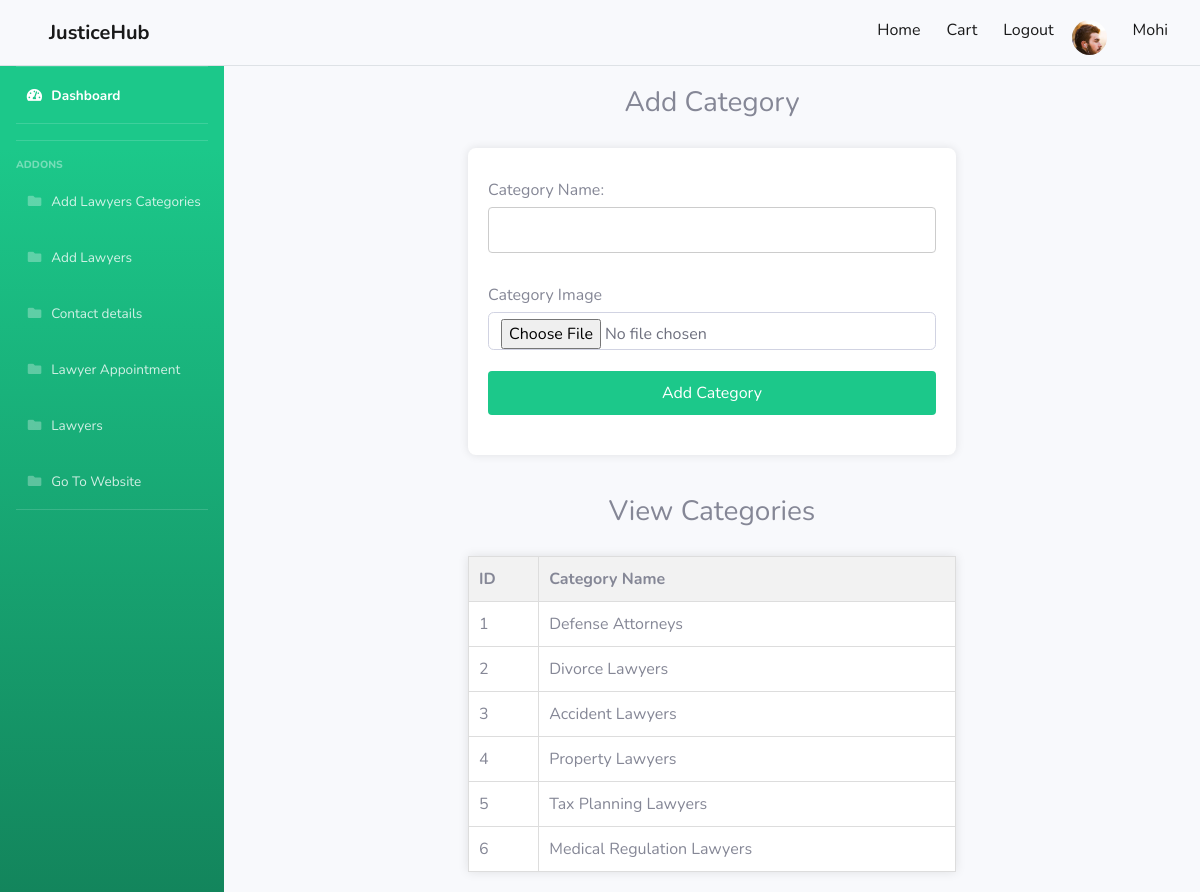
The app's page /Dashboard/admin_add_category.php (signed in) with its own data.
### tables this page shows
CREATE TABLE `ecomm_categories` (
  `cid` int(11) NOT NULL,
  `cname` varchar(255) DEFAULT NULL,
  `cimg` varchar(255) DEFAULT NULL
);

### Dashboard/admin_add_category.php (the view, shortened to what this page needs)
<?php
include 'conn.php';
?>
<!DOCTYPE html>
<html lang="en">
<head>
    <link href="vendor/fontawesome-free/css/all.min.css" rel="stylesheet" type="text/css">
    <link href="css/sb-admin-2.min.css" rel="stylesheet">
</head>
<body>
    <?php include 'nav.php'; ?>
    <div id="wrapper">
        <ul class="navbar-nav bg-gradient-success sidebar sidebar-dark accordion" id="accordionSidebar">
            <hr class="sidebar-divider my-0">
            <?php if (isset($_SESSION['name'])) { ?>
                <li class="nav-item active">
                    <a class="nav-link" href="index.php">
                        <i class="fas fa-fw fa-tachometer-alt"></i>
                        <span>Dashboard</span></a>
                </li>
                <hr class="sidebar-divider">
                <hr class="sidebar-divider">
                <div class="sidebar-heading">
                    Addons
                </div>
                <li class="nav-item">
                    <a class="nav-link" href="admin_add_category.php">
                        <i class="fas fa-fw fa-folder"></i>
                        <span>Add Lawyers Categories</span></a>
                </li>
                <li class="nav-item">
                    <a class="nav-link" href="addLawyer.php">
                        <i class="fas fa-fw fa-folder"></i>
                        <span>Add Lawyers</span></a>
                </li>
                <li class="nav-item">
                    <a class="nav-link" href="contact.php">
                        <i class="fas fa-fw fa-folder"></i>
                        <span>Contact details</span></a>
                </li>
                <li class="nav-item">
                    <a class="nav-link" href="Lawerapp.php">
                        <i class="fas fa-fw fa-folder"></i>
                        <span>Lawyer Appointment</span></a>
                </li>
                <li class="nav-item">
                    <a class="nav-link" href="lawyerapp.php">
                        <i class="fas fa-fw fa-folder"></i>
                        <span>Lawyers</span></a>
                </li>
                <li class="nav-item">
                    <a class="nav-link" href="../index.php">
                        <i class="fas fa-fw fa-folder"></i>
                        <span>Go To Website</span></a>
                </li>
            <?php } ?>
            <hr class="sidebar-divider d-none d-md-block">
        </ul>
        <div id="content-wrapper" class="d-flex flex-column">
            <h3>Add Category</h3>
            <form method="post" enctype="multipart/form-data">
                <label for="cname">
                    Category Name:
                    <input type="text" name="cname" required>
                </label>
                <div class="mb-3">
                    <label for="cimg" class="form-label">Category Image</label>
                    <input type="file" class="form-control" id="cimg" name="cimg" required>
                </div>
                <input type="submit" name="addCat" value="Add Category" class="btn btn-success">
            </form>
            <h3>View Categories</h3>
            <?php
            $sql = "SELECT * FROM `ecomm_categories`";
            $result = mysqli_query($conn, $sql);
            $row_count = mysqli_num_rows($result);
            if ($row_count > 0) {
                ?>
                <table>
                    <tr>
                        <th>ID</th>
                        <th>Category Name</th>
                    </tr>
                    <?php while ($row = mysqli_fetch_assoc($result)) { ?>
                        <tr>
                            <td><?php echo $row['cid']; ?></td>
                            <td><?php echo $row['cname']; ?></td>
                        </tr>
                    <?php } ?>
                </table>
                <?php
            } else {
                echo '<h3>No Records</h3>';
            }
            ?>
        </div>
    </div>
</body>
</html>

### Dashboard/admin_add_category.php (style rules this page uses)
body { font-family: 'Nunito', sans-serif; background-color: #f8f9fc; margin: 0; padding: 0; }
h3 { text-align: center; margin-top: 20px; }
form { width: 90%; margin: 20px auto; background-color: #fff; padding: 20px; border-radius: 8px; box-shadow: 0 0 10px rgba(0, 0, 0, 0.1); }
label { display: block; margin: 10px 0 5px; }
input[type="text"], input[type="submit"] { width: 100%; padding: 10px; margin: 5px 0 20px; border: 1px solid #ccc; border-radius: 4px; }
input[type="submit"] { color: #fff; border: none; cursor: pointer; font-size: 16px; }
table { width: 90%; margin: 20px auto; border-collapse: collapse; background-color: #fff; box-shadow: 0 0 10px rgba(0, 0, 0, 0.1); }
th, td { padding: 10px; border: 1px solid #ddd; text-align: left; }
th { background-color: #f2f2f2; }
@media (min-width: 768px) { form, table { width: 70%; } }
@media (min-width: 1024px) { form, table { width: 50%; } }

### Dashboard/nav.php (style rules this page uses)
.navbar-nav { margin-left: auto; }
.navbar-nav .nav-item { margin-left: 10px; }

### records on screen
ecomm_categories: cid "1", cname "Defense Attorneys"
ecomm_categories: cid "2", cname "Divorce Lawyers"
ecomm_categories: cid "3", cname "Accident Lawyers"
ecomm_categories: cid "4", cname "Property Lawyers"
ecomm_categories: cid "5", cname "Tax Planning Lawyers"
ecomm_categories: cid "6", cname "Medical Regulation Lawyers"

### other values on screen
$_SESSION['name'] "Mohi"
